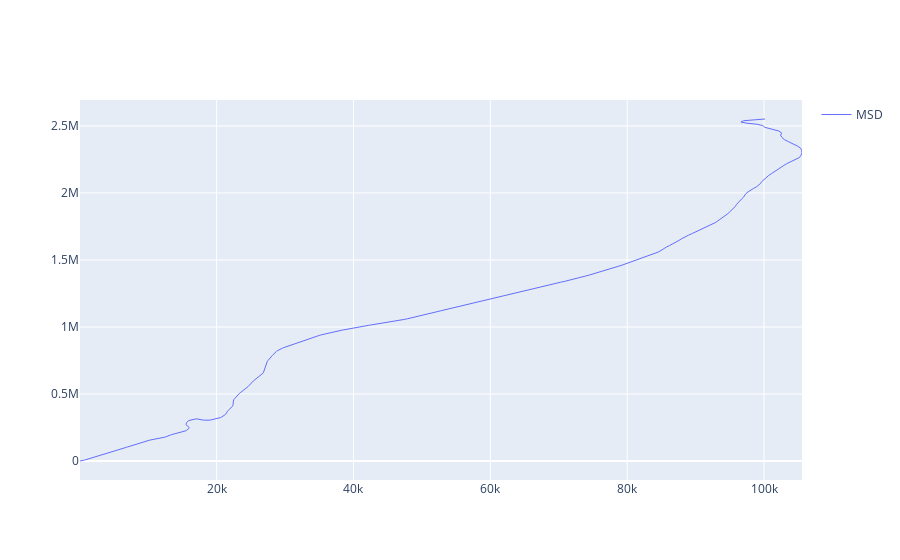

Notebook cell for this chart:
### Code cell
fig_met_1 = go.Figure()

fig_met_1.add_trace(go.Scatter(x = met_msd.MSD_BM,
                               y = met_msd.MSD_CRW,
                               marker = dict(size = 2),
                               line = dict(width = 1),
                               mode = 'lines',
                               name = 'MSD',
                               showlegend = True))

### Figure 1 — Plotly figure (JSON) as saved in the notebook; plotly's stock layout.template omitted (floating-point values rounded to 4 significant figures; data arrays with more than 128 entries replaced by an {"elided": "..."} marker saying what was removed)
{"data": [{"line": {"width": 1}, "marker": {"size": 2}, "mode": "lines", "name": "MSD", "showlegend": true, "type": "scatter", "x": {"elided": "999 float values"}, "y": {"elided": "999 float values"}}], "layout": {}}
